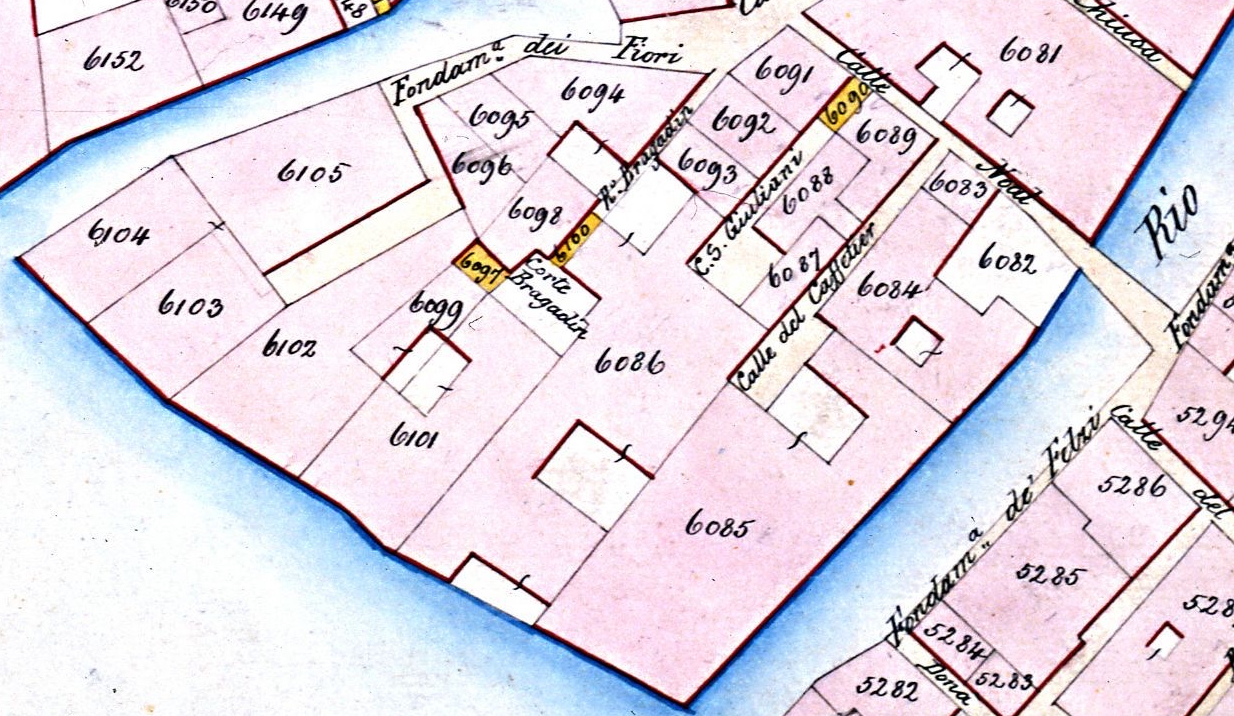
#> input picture data_cadasters/cadaster_sample1.jpg, 1234 x 716 px
$ python -i skeletonize.py   (imports and definitions only)
#> lines starting #> are read from the running program, lines starting #| are printed output that depends on the picture
import numpy as np
import cv2


def skeletonize(bin_img):
    """
    Skeletonize binary image
    :param bin_img: binary image
    :return: skeleton
    """
    size = np.size(bin_img)
    skel = np.zeros(bin_img.shape, np.uint8)
    element = cv2.getStructuringElement(cv2.MORPH_CROSS, (3, 3))
    done = False

    while not done:
        eroded = cv2.erode(bin_img, element)
        temp = cv2.dilate(eroded, element)
        temp = cv2.subtract(bin_img, temp)
        skel = cv2.bitwise_or(skel, temp)
        bin_img = eroded.copy()

        # When there is only a shape of one pixel-width
        zeros = size - cv2.countNonZero(bin_img)
        if zeros == size:
            done = True

    return skel

>>> import cv2
>>> picture = cv2.imread('../data_cadasters/cadaster_sample1.jpg', cv2.IMREAD_GRAYSCALE)
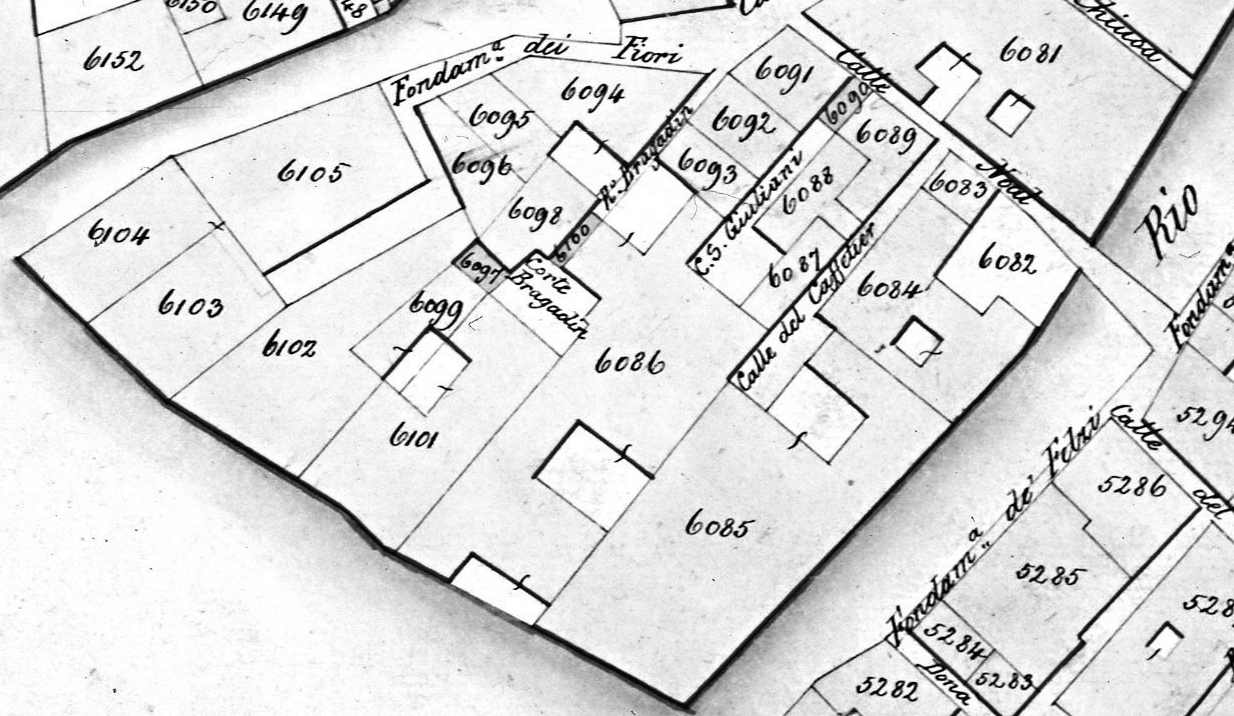
#> picture: shape (716, 1234); min 0, max 255, mean 219.4
>>> result = skeletonize(picture)
#> in skeletonize, `size = np.size(bin_img)`: size = 883544
#> the loop in skeletonize, `while not done:` made 582 passes
#> zeros on passes 1 to 3: 1754, 3988, 6940
#> pass 1, in skeletonize, `temp = cv2.subtract(bin_img, temp)`:
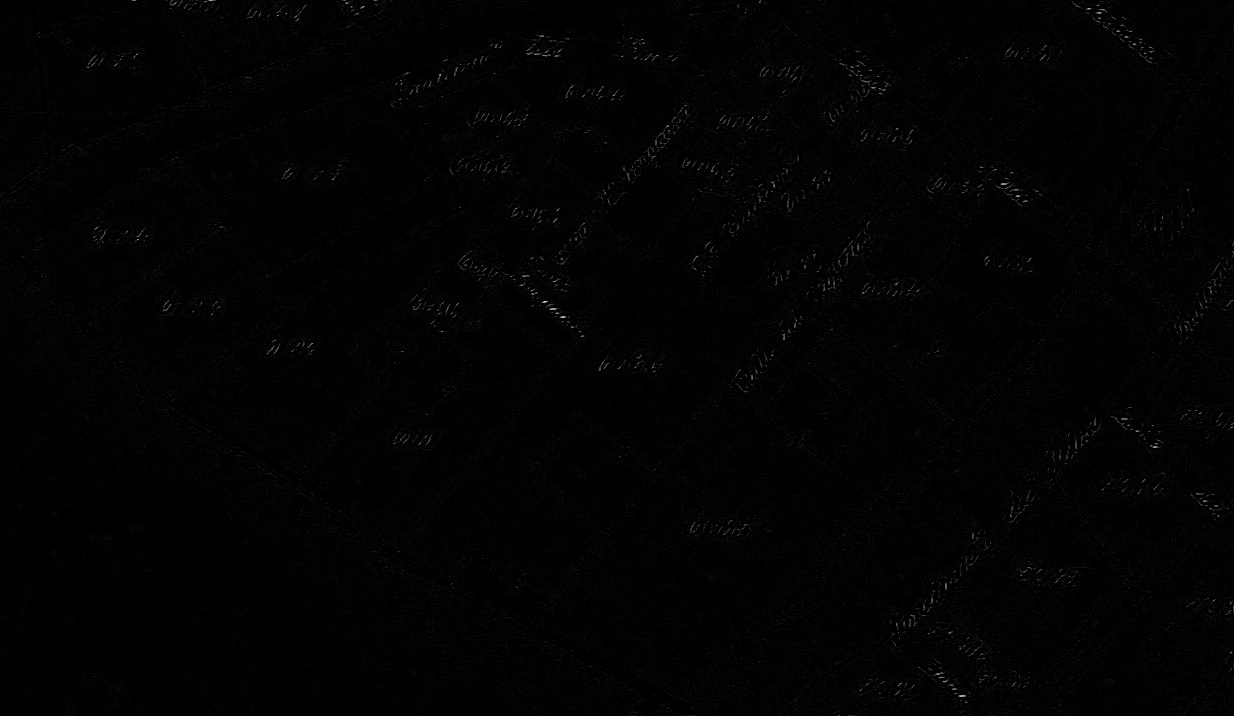
#> temp: shape (716, 1234); min 0, max 200, mean 1.9
#> pass 2, in skeletonize, `eroded = cv2.erode(bin_img, element)`:
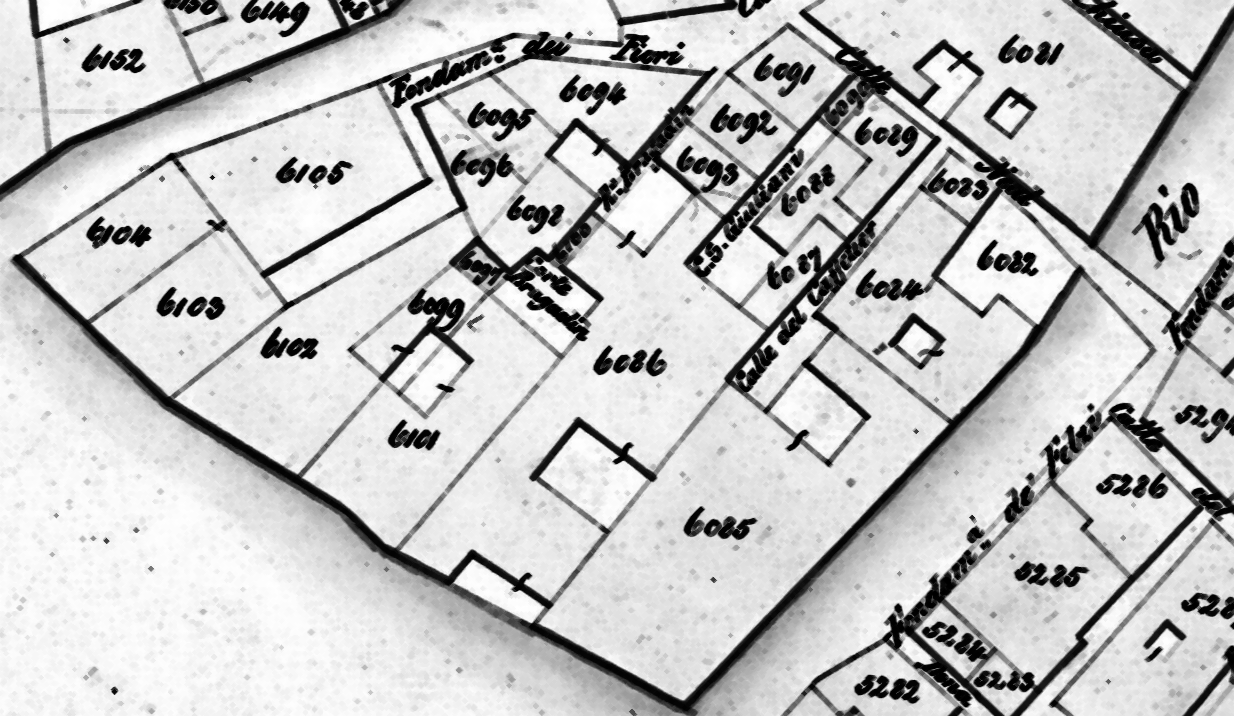
#> eroded: shape (716, 1234); min 0, max 255, mean 196.5
#> after the loop in skeletonize, `while not done:`: bin_img: shape (716, 1234); every value is 0
#> after the loop in skeletonize, `while not done:`:
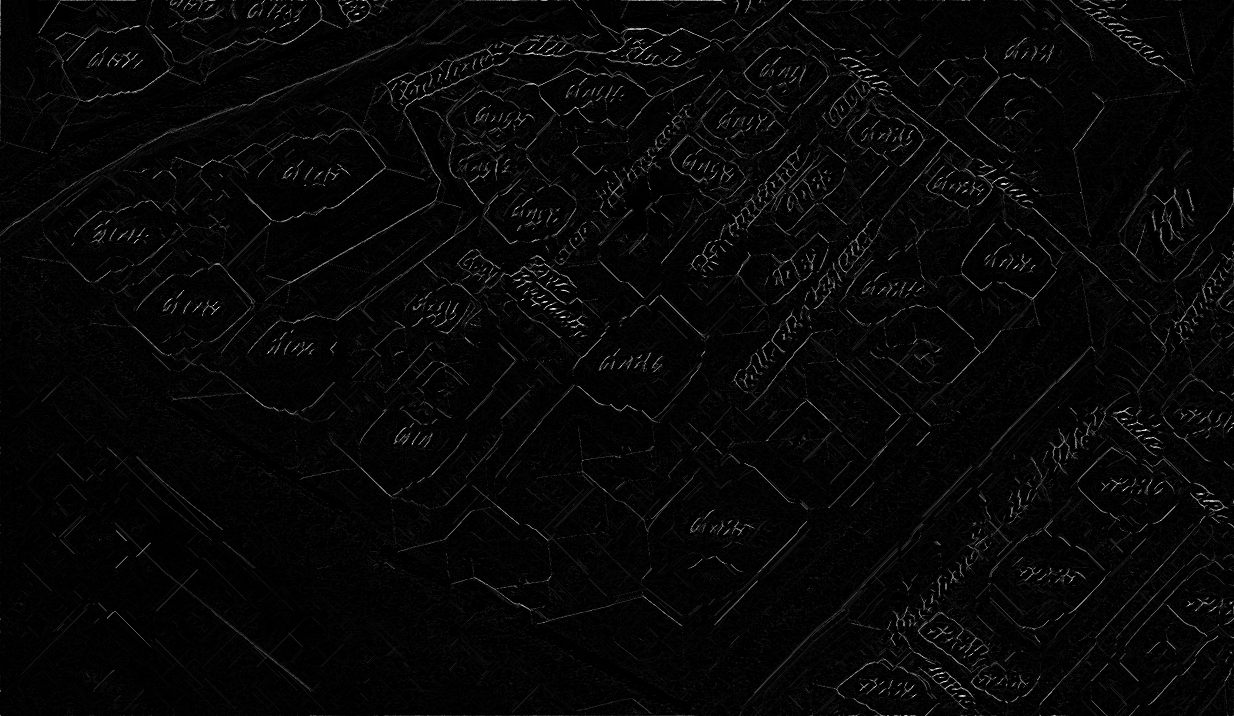
#> skel: shape (716, 1234); min 0, max 255, mean 7
